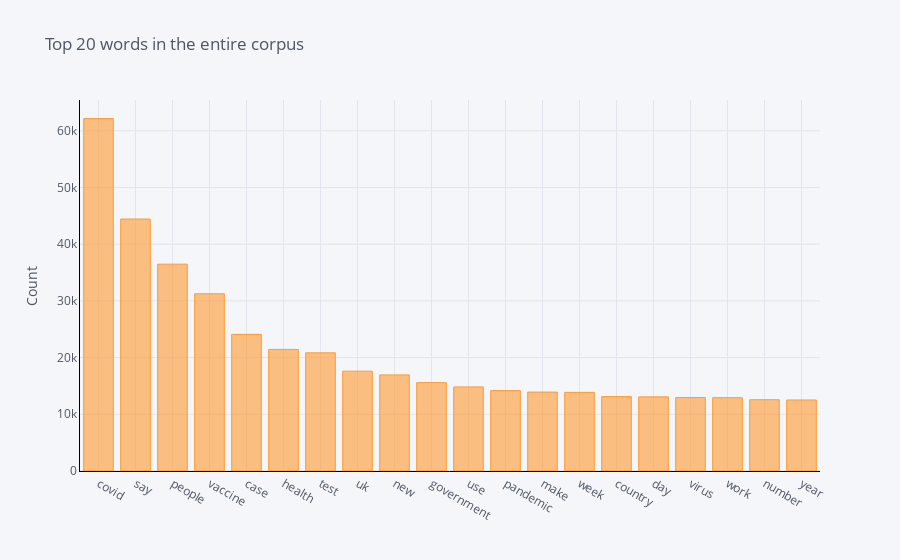

Source (notebook cell):
### Code cell
print("Frequent Words in entire text")
common_words = get_top_n_words(df['text'],20)
total=0
for word, freq in common_words:

    print(word, freq)
    
    total=total+freq
for word, freq in common_words:
    perc=(freq/len(whole_text))*100
    print(word,str(perc)+"%")
df1 = pd.DataFrame(common_words, columns = ['ReviewText' , 'count'])
df1.groupby('ReviewText').sum()['count'].sort_values(ascending=False).iplot(
    kind='bar', yTitle='Count', linecolor='black', title='Top 20 words in the entire corpus')

### Figure 1 — Plotly figure (JSON) as saved in the notebook; plotly's stock layout.template omitted (floating-point values rounded to 4 significant figures)
{"data": [{"marker": {"color": "rgba(255, 153, 51, 0.6)", "line": {"color": "rgba(255, 153, 51, 1.0)", "width": 1}}, "name": "count", "orientation": "v", "text": "", "type": "bar", "x": ["covid", "say", "people", "vaccine", "case", "health", "test", "uk", "new", "government", "use", "pandemic", "make", "week", "country", "day", "virus", "work", "number", "year"], "y": [62155, 44435, 36479, 31249, 24096, 21442, 20842, 17606, 16948, 15585, 14830, 14176, 13918, 13867, 13117, 13074, 12965, 12935, 12571, 12526]}], "layout": {"legend": {"bgcolor": "#F5F6F9", "font": {"color": "#4D5663"}}, "paper_bgcolor": "#F5F6F9", "plot_bgcolor": "#F5F6F9", "title": {"font": {"color": "#4D5663"}, "text": "Top 20 words in the entire corpus"}, "xaxis": {"gridcolor": "#E1E5ED", "linecolor": "black", "showgrid": true, "tickfont": {"color": "#4D5663"}, "title": {"font": {"color": "#4D5663"}, "text": ""}, "zerolinecolor": "#E1E5ED"}, "yaxis": {"gridcolor": "#E1E5ED", "linecolor": "black", "showgrid": true, "tickfont": {"color": "#4D5663"}, "title": {"font": {"color": "#4D5663"}, "text": "Count"}, "zerolinecolor": "#E1E5ED"}}}
